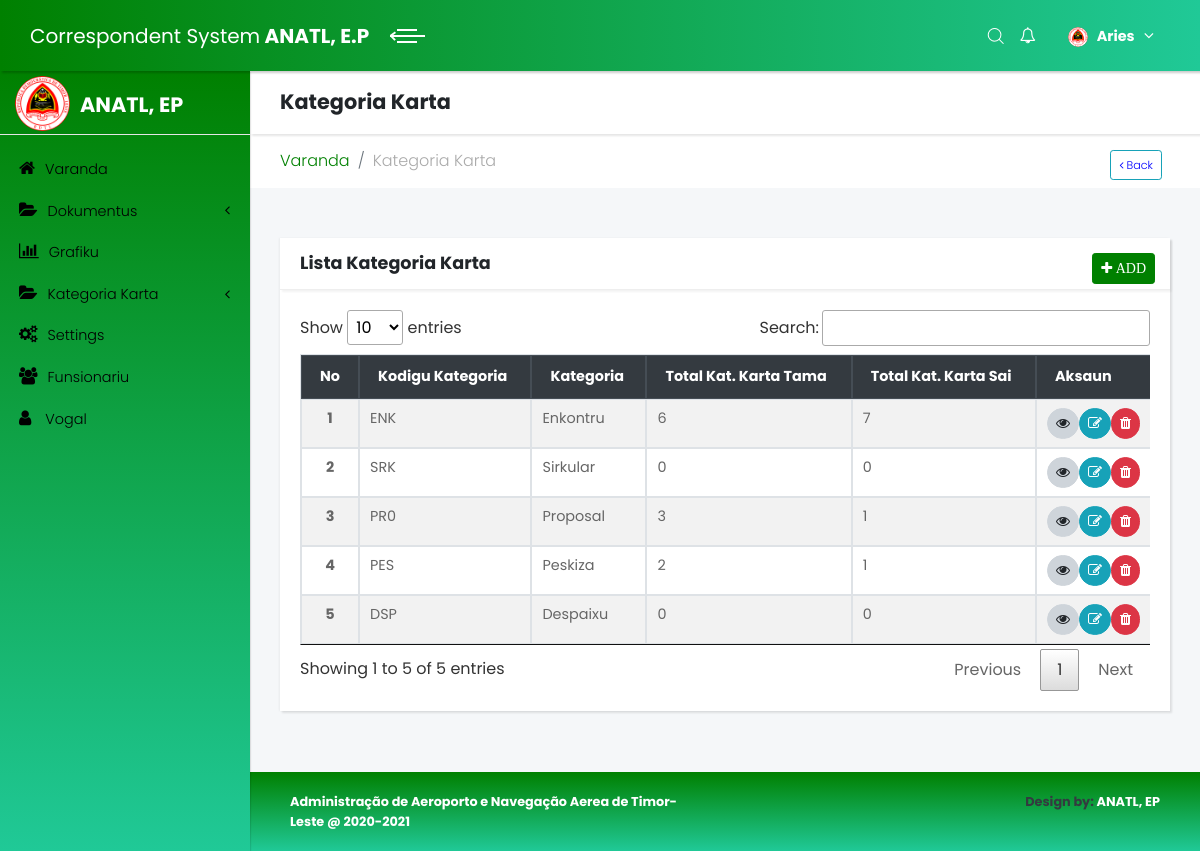
The app's page /category_list/ (signed in) with its own data.
### users/models.py (models this page shows)
class User(AbstractUser):
	is_secretary = models.BooleanField(default=False)
	is_director = models.BooleanField(default=False)
	is_administrator = models.BooleanField(default=False)
	is_vogal = models.BooleanField(default=False)
	is_prezidente = models.BooleanField(default=False)

### administrator/models.py (models this page shows, shortened)
class Category(models.Model):
	cat_code = models.CharField("Kodigu Kategoria", max_length=10, null=False)
	cat_name = models.CharField("Kategoria", max_length=50, null=False)
	hashed = models.CharField(max_length=32,null=True)
	def getTotDocTama(self):
		return Dokumentus.objects.filter(category=self).count()
	def getTotDocSai(self):
		return DokumentuSai.objects.filter(category=self).count()
	class Meta:
		verbose_name_plural ="Category"

### administrator/views/karta.py (the view)
# urls.py: path('category_list/',category_list,name="category-list"),
@login_required
def category_list(request):
	cat = Category.objects.all()
	notif_data = Dokumentus.objects.filter(status="Saved")
	notif_count = Dokumentus.objects.filter(status="Saved").count()
	data = {
		'title':"Category",
		'categories':cat,
		'notif_data':notif_data,
		'notif_count':notif_count
	}
	return render(request, 'cat_list.html',data)

### administrator/templates/cat_list.html (shortened to what this page needs)
{% extends 'main/base.html' %}
{% load static %}
{% block content %}
		    <header class="page-header">
            <div class="container-fluid">
              <h2 class="no-margin-bottom">Kategoria Karta</h2>
            </div>
        </header>
          <div class="breadcrumb-holder container-fluid d-flex justify-content-between">
            <ul class="breadcrumb">
              <li class="breadcrumb-item"><a href="{% url 'home' %}">Varanda</a></li>
              <li class="breadcrumb-item active">Kategoria Karta</li>
            </ul>
            <button class="btn btn-outline-info btn-sm mr-2 mt-3 h6" style="height: 30px;color: blue;font-size: 0.7rem" onclick=self.history.back()><span class="fa fa-angle-left"></span> Back</button>
          </div>
          <section class="tables">
            <div class="container-fluid">
              <div class="row">
                <div class="col-lg-12">
                  <div class="card">
                    <div class="card-close">
                      <div class="dropdown">
                        <a href="{% url 'add-category' %}" title="Add Category" class="btn btn-primary btn-sm" style=""><i class="fa fa-plus"> ADD</i></a>
                      </div>
                    </div>
                    <div class="card-header d-flex align-items-center">
                      <div class="mr-3">
                        <h3 class="h4">Lista Kategoria Karta</h3>
                      </div>
                    </div>
                    <div class="card-body">
                      <div class="table-responsive">
                        <table class="table table-sm table-striped table-hover table-bordered" id="table_1">
                          <thead class="thead-dark">
                            <tr>
                              <th width="5%">No</th>
                              <th>Kodigu Kategoria</th>
                              <th>Kategoria</th>
                              <th>Total Kat. Karta Tama</th>
                              <th>Total Kat. Karta Sai</th>
                              <th width="13%">Aksaun</th>
                            </tr>
                          </thead>
                          <tbody>
                            {% for data in categories %}
                            <tr>
                              <th scope="row" class="text-center">{{forloop.counter}}</th>
                              <td>{{data.cat_code}}</td>
                              <td>{{data.cat_name}}</td>
                              <td>{{data.getTotDocTama}} </td>
                              <td>{{data.getTotDocSai}} </td>
                              <td>
                                <div class="d-flex bg-ligth">
                                  <div class="flex-fill"> <a href="#" class="btn btn-sm btn-default" style="border-radius: 17px" title="View"><i class="fa fa-eye"></i></a></div>
                                  <div class="flex-fill"><a href="#" class="btn btn-sm btn-info" title="Update" style="border-radius: 17px"><i class="fa fa-edit"></i></a></div>
                                  <div class="flex-fill"> <button type="button" class="btn btn-sm btn-danger" data-toggle="modal" data-target="#delete-{{ data.id }}" style="text-decoration: none;border-radius: 17px"><i class="fa fa-trash"></i></button></div>
                                </div>
                              </td>
                            </tr>
                            {% endfor %}
                          </tbody>
                        </table>
                      </div>
                    </div>
                  </div>
                </div>
              </div>
            </div>
          </section>
{% endblock %}

### administrator/templates/main/header.html (shortened to what this page needs)
{% load static %}
<header class="" style="background: linear-gradient(to bottom,green,#20c997);color: #20c997">
        <nav class="navbar">
          <div class="container-fluid">
            <div class="navbar-holder d-flex align-items-center justify-content-between" >
              <div class="navbar-header">
                <a href="{% url 'home' %}" class="navbar-brand d-none d-sm-inline-block">
                  <div class="brand-text d-none d-lg-inline-block"><span>Correspondent System </span><strong> ANATL, E.P</strong></div>
                  <div class="brand-text d-none d-sm-inline-block d-lg-none"><strong>ANATL, E.P</strong></div></a>
                <a id="toggle-btn" href="#" class="menu-btn active"><span></span><span></span><span></span></a>
              </div>
              <ul class="nav-menu list-unstyled d-flex flex-md-row align-items-md-center">
                <li class="nav-item d-flex align-items-center"><a id="search" href="#"><i class="icon-search"></i></a></li>
                <li class="nav-item dropdown">
                  <a id="notifications" rel="nofollow" data-target="#" href="#" data-toggle="dropdown" aria-haspopup="true" aria-expanded="false" class="nav-link">
                    <i class="fa fa-bell-o"></i>
                  </a>
                </li>
                <li class="nav-item dropdown">
                  <a id="languages" rel="nofollow" data-target="#" href="#" data-toggle="dropdown" aria-haspopup="true" aria-expanded="false" class="nav-link language dropdown-toggle">
                    {% if request.user.is_staff %}
                    <img src="{% static 'img/logo_sejd.png' %}" style="width: 20px;border-radius: 10px" alt="ANATL, EP">
                    {% endif %}
                    <b><span class="d-none d-sm-inline-block text-white" style="font-size: 0.9rem">{{request.user.username}}</span></b>
                  </a>
                </li>
              </ul>
            </div>
          </div>
        </nav>
</header>

### records on screen
User: user.username "Aries"
Category: cat_code "ENK", cat_name "Enkontru", getTotDocTama "6", getTotDocSai "7"
Category: cat_code "SRK", cat_name "Sirkular", getTotDocTama "0", getTotDocSai "0"
Category: cat_code "PR0", cat_name "Proposal", getTotDocTama "3", getTotDocSai "1"
Category: cat_code "PES", cat_name "Peskiza", getTotDocTama "2", getTotDocSai "1"
Category: cat_code "DSP", cat_name "Despaixu", getTotDocTama "0", getTotDocSai "0"
